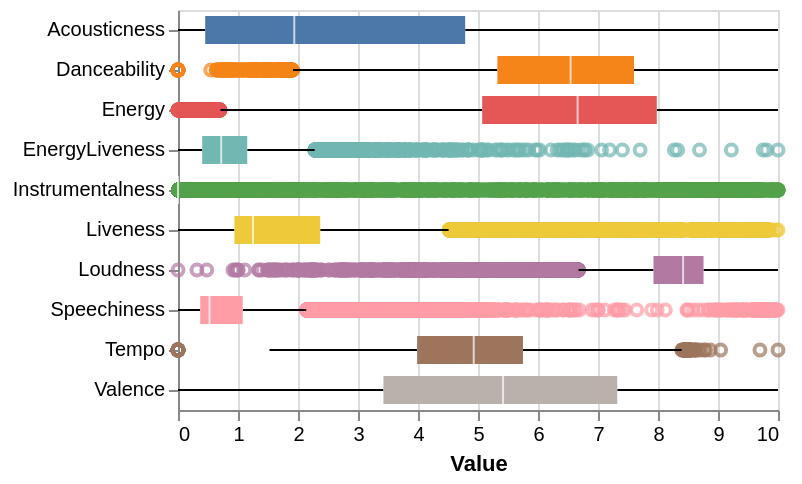

Notebook code for this chart:
### Code cell
filtered_df_melt = pd.melt(df[musical_features], var_name='Feature', value_name='Value')

alt.Chart(filtered_df_melt).mark_boxplot().encode(
    alt.X("Value:Q"), 
    alt.Y("Feature:N").title(None), 
    alt.Color("Feature:N").legend(None)
)

### Figure 1 — Vega specification as saved in the notebook (floating-point values rounded to 4 significant figures; data arrays with more than 128 entries replaced by an {"elided": "..."} marker saying what was removed)
{"$schema": "https://vega.github.io/schema/vega/v6.json", "data": [{"name": "source_0"}, {"name": "data_0"}, {"name": "data_1", "values": {"elided": "11288 records"}}, {"name": "data_2"}, {"name": "data_3", "values": [{"Feature": "Danceability", "lower_box_Value": 5.323, "lower_whisker_Value": 1.918, "upper_whisker_Value": 10.0}, {"Feature": "Energy", "lower_box_Value": 5.07, "lower_whisker_Value": 0.708, "upper_whisker_Value": 10.0}, {"Feature": "Loudness", "lower_box_Value": 7.925, "lower_whisker_Value": 6.675, "upper_whisker_Value": 10.0}, {"Feature": "Speechiness", "lower_box_Value": 0.3703, "lower_whisker_Value": 0.0, "upper_whisker_Value": 2.137}, {"Feature": "EnergyLiveness", "lower_box_Value": 0.4037, "lower_whisker_Value": 0.0, "upper_whisker_Value": 2.278}, {"Feature": "Acousticness", "lower_box_Value": 0.4538, "lower_whisker_Value": 0.0, "upper_whisker_Value": 10.0}, {"Feature": "Instrumentalness", "lower_box_Value": 0.0, "lower_whisker_Value": 0.0, "upper_whisker_Value": 0.0118}, {"Feature": "Liveness", "lower_box_Value": 0.941, "lower_whisker_Value": 0.0, "upper_whisker_Value": 4.51}, {"Feature": "Valence", "lower_box_Value": 3.424, "lower_whisker_Value": 0.0, "upper_whisker_Value": 10.0}, {"Feature": "Tempo", "lower_box_Value": 3.985, "lower_whisker_Value": 1.525, "upper_whisker_Value": 8.393}]}, {"name": "data_4", "values": [{"Feature": "Danceability", "lower_whisker_Value": 1.918, "upper_box_Value": 7.6, "upper_whisker_Value": 10.0}, {"Feature": "Energy", "lower_whisker_Value": 0.708, "upper_box_Value": 7.98, "upper_whisker_Value": 10.0}, {"Feature": "Loudness", "lower_whisker_Value": 6.675, "upper_box_Value": 8.759, "upper_whisker_Value": 10.0}, {"Feature": "Speechiness", "lower_whisker_Value": 0.0, "upper_box_Value": 1.079, "upper_whisker_Value": 2.137}, {"Feature": "EnergyLiveness", "lower_whisker_Value": 0.0, "upper_box_Value": 1.154, "upper_whisker_Value": 2.278}, {"Feature": "Acousticness", "lower_whisker_Value": 0.0, "upper_box_Value": 4.787, "upper_whisker_Value": 10.0}, {"Feature": "Instrumentalness", "lower_whisker_Value": 0.0, "upper_box_Value": 0.004737, "upper_whisker_Value": 0.0118}, {"Feature": "Liveness", "lower_whisker_Value": 0.0, "upper_box_Value": 2.37, "upper_whisker_Value": 4.51}, {"Feature": "Valence", "lower_whisker_Value": 0.0, "upper_box_Value": 7.321, "upper_whisker_Value": 10.0}, {"Feature": "Tempo", "lower_whisker_Value": 1.525, "upper_box_Value": 5.749, "upper_whisker_Value": 8.393}]}, {"name": "data_5"}, {"name": "data_6", "values": [{"Feature": "Danceability", "lower_box_Value": 5.323, "max_Value": 10.0, "mid_box_Value": 6.544, "min_Value": 0.0, "upper_box_Value": 7.6}, {"Feature": "Energy", "lower_box_Value": 5.07, "max_Value": 10.0, "mid_box_Value": 6.66, "min_Value": 0.0, "upper_box_Value": 7.98}, {"Feature": "Loudness", "lower_box_Value": 7.925, "max_Value": 10.0, "mid_box_Value": 8.418, "min_Value": 0.0, "upper_box_Value": 8.759}, {"Feature": "Speechiness", "lower_box_Value": 0.3703, "max_Value": 10.0, "mid_box_Value": 0.5254, "min_Value": 0.0, "upper_box_Value": 1.079}, {"Feature": "EnergyLiveness", "lower_box_Value": 0.4037, "max_Value": 10.0, "mid_box_Value": 0.7201, "min_Value": 0.0, "upper_box_Value": 1.154}, {"Feature": "Acousticness", "lower_box_Value": 0.4538, "max_Value": 10.0, "mid_box_Value": 1.938, "min_Value": 0.0, "upper_box_Value": 4.787}, {"Feature": "Instrumentalness", "lower_box_Value": 0.0, "max_Value": 10.0, "mid_box_Value": 2.42e-05, "min_Value": 0.0, "upper_box_Value": 0.004737}, {"Feature": "Liveness", "lower_box_Value": 0.941, "max_Value": 10.0, "mid_box_Value": 1.25, "min_Value": 0.0, "upper_box_Value": 2.37}, {"Feature": "Valence", "lower_box_Value": 3.424, "max_Value": 10.0, "mid_box_Value": 5.418, "min_Value": 0.0, "upper_box_Value": 7.321}, {"Feature": "Tempo", "lower_box_Value": 3.985, "max_Value": 10.0, "mid_box_Value": 4.929, "min_Value": 0.0, "upper_box_Value": 5.749}]}, {"name": "data_7", "values": [{"Feature": "Danceability", "lower_box_Value": 5.323, "max_Value": 10.0, "mid_box_Value": 6.544, "min_Value": 0.0, "upper_box_Value": 7.6}, {"Feature": "Energy", "lower_box_Value": 5.07, "max_Value": 10.0, "mid_box_Value": 6.66, "min_Value": 0.0, "upper_box_Value": 7.98}, {"Feature": "Loudness", "lower_box_Value": 7.925, "max_Value": 10.0, "mid_box_Value": 8.418, "min_Value": 0.0, "upper_box_Value": 8.759}, {"Feature": "Speechiness", "lower_box_Value": 0.3703, "max_Value": 10.0, "mid_box_Value": 0.5254, "min_Value": 0.0, "upper_box_Value": 1.079}, {"Feature": "EnergyLiveness", "lower_box_Value": 0.4037, "max_Value": 10.0, "mid_box_Value": 0.7201, "min_Value": 0.0, "upper_box_Value": 1.154}, {"Feature": "Acousticness", "lower_box_Value": 0.4538, "max_Value": 10.0, "mid_box_Value": 1.938, "min_Value": 0.0, "upper_box_Value": 4.787}, {"Feature": "Instrumentalness", "lower_box_Value": 0.0, "max_Value": 10.0, "mid_box_Value": 2.42e-05, "min_Value": 0.0, "upper_box_Value": 0.004737}, {"Feature": "Liveness", "lower_box_Value": 0.941, "max_Value": 10.0, "mid_box_Value": 1.25, "min_Value": 0.0, "upper_box_Value": 2.37}, {"Feature": "Valence", "lower_box_Value": 3.424, "max_Value": 10.0, "mid_box_Value": 5.418, "min_Value": 0.0, "upper_box_Value": 7.321}, {"Feature": "Tempo", "lower_box_Value": 3.985, "max_Value": 10.0, "mid_box_Value": 4.929, "min_Value": 0.0, "upper_box_Value": 5.749}]}, {"name": "data_1_y_domain_Feature_0", "values": [{"Feature": "Danceability"}, {"Feature": "Energy"}, {"Feature": "Loudness"}, {"Feature": "Speechiness"}, {"Feature": "EnergyLiveness"}, {"Feature": "Instrumentalness"}, {"Feature": "Liveness"}, {"Feature": "Tempo"}]}, {"name": "data_3_y_domain_Feature_1", "values": [{"Feature": "Danceability"}, {"Feature": "Energy"}, {"Feature": "Loudness"}, {"Feature": "Speechiness"}, {"Feature": "EnergyLiveness"}, {"Feature": "Acousticness"}, {"Feature": "Instrumentalness"}, {"Feature": "Liveness"}, {"Feature": "Valence"}, {"Feature": "Tempo"}]}, {"name": "data_4_y_domain_Feature_2", "values": [{"Feature": "Danceability"}, {"Feature": "Energy"}, {"Feature": "Loudness"}, {"Feature": "Speechiness"}, {"Feature": "EnergyLiveness"}, {"Feature": "Acousticness"}, {"Feature": "Instrumentalness"}, {"Feature": "Liveness"}, {"Feature": "Valence"}, {"Feature": "Tempo"}]}, {"name": "data_6_y_domain_Feature_3", "values": [{"Feature": "Danceability"}, {"Feature": "Energy"}, {"Feature": "Loudness"}, {"Feature": "Speechiness"}, {"Feature": "EnergyLiveness"}, {"Feature": "Acousticness"}, {"Feature": "Instrumentalness"}, {"Feature": "Liveness"}, {"Feature": "Valence"}, {"Feature": "Tempo"}]}, {"name": "data_7_y_domain_Feature_4", "values": [{"Feature": "Danceability"}, {"Feature": "Energy"}, {"Feature": "Loudness"}, {"Feature": "Speechiness"}, {"Feature": "EnergyLiveness"}, {"Feature": "Acousticness"}, {"Feature": "Instrumentalness"}, {"Feature": "Liveness"}, {"Feature": "Valence"}, {"Feature": "Tempo"}]}, {"name": "data_1_color_domain_Feature_0", "values": [{"Feature": "Danceability"}, {"Feature": "Energy"}, {"Feature": "Loudness"}, {"Feature": "Speechiness"}, {"Feature": "EnergyLiveness"}, {"Feature": "Instrumentalness"}, {"Feature": "Liveness"}, {"Feature": "Tempo"}]}, {"name": "data_6_color_domain_Feature_1", "values": [{"Feature": "Danceability"}, {"Feature": "Energy"}, {"Feature": "Loudness"}, {"Feature": "Speechiness"}, {"Feature": "EnergyLiveness"}, {"Feature": "Acousticness"}, {"Feature": "Instrumentalness"}, {"Feature": "Liveness"}, {"Feature": "Valence"}, {"Feature": "Tempo"}]}, {"name": "data_7_color_domain_Feature_2", "values": [{"Feature": "Danceability"}, {"Feature": "Energy"}, {"Feature": "Loudness"}, {"Feature": "Speechiness"}, {"Feature": "EnergyLiveness"}, {"Feature": "Acousticness"}, {"Feature": "Instrumentalness"}, {"Feature": "Liveness"}, {"Feature": "Valence"}, {"Feature": "Tempo"}]}], "signals": [{"name": "y_step", "value": 20}, {"name": "height", "update": "bandspace(domain('y').length, 0, 0) * y_step"}], "marks": [{"type": "symbol", "name": "layer_0_layer_0_marks", "from": {"data": "data_1"}, "encode": {"update": {"x": {"field": "Value", "scale": "x"}, "y": {"field": "Feature", "scale": "y", "band": 0.5}, "stroke": {"field": "Feature", "scale": "color"}, "opacity": {"value": 0.7}, "fill": {"value": "transparent"}}}, "style": ["point", "boxplot-outliers"]}, {"type": "rule", "name": "layer_0_layer_1_layer_0_marks", "from": {"data": "data_3"}, "encode": {"update": {"x2": {"field": "lower_box_Value", "scale": "x"}, "tooltip": {"signal": "{\"Upper Whisker of Value\": format(datum[\"upper_whisker_Value\"], \"\"), \"Lower Whisker of Value\": format(datum[\"lower_whisker_Value\"], \"\"), \"Feature\": isValid(datum[\"Feature\"]) ? datum[\"Feature\"] : \"\"+datum[\"Feature\"]}"}, "x": {"field": "lower_whisker_Value", "scale": "x"}, "y": {"field": "Feature", "scale": "y", "band": 0.5}, "stroke": {"value": "black"}}}, "aria": false, "style": ["rule", "boxplot-rule"]}, {"type": "rule", "name": "layer_0_layer_1_layer_1_marks", "from": {"data": "data_4"}, "encode": {"update": {"stroke": {"value": "black"}, "tooltip": {"signal": "{\"Upper Whisker of Value\": format(datum[\"upper_whisker_Value\"], \"\"), \"Lower Whisker of Value\": format(datum[\"lower_whisker_Value\"], \"\"), \"Feature\": isValid(datum[\"Feature\"]) ? datum[\"Feature\"] : \"\"+datum[\"Feature\"]}"}, "x2": {"field": "upper_whisker_Value", "scale": "x"}, "y": {"field": "Feature", "scale": "y", "band": 0.5}, "x": {"field": "upper_box_Value", "scale": "x"}}}, "aria": false, "style": ["rule", "boxplot-rule"]}, {"type": "rect", "name": "layer_1_layer_0_marks", "from": {"data": "data_6"}, "encode": {"update": {"yc": {"field": "Feature", "scale": "y", "band": 0.5}, "height": {"value": 14}, "x": {"field": "lower_box_Value", "scale": "x"}, "fill": {"field": "Feature", "scale": "color"}, "tooltip": {"signal": "{\"Max of Value\": format(datum[\"max_Value\"], \"\"), \"Q3 of Value\": format(datum[\"upper_box_Value\"], \"\"), \"Median of Value\": format(datum[\"mid_box_Value\"], \"\"), \"Q1 of Value\": format(datum[\"lower_box_Value\"], \"\"), \"Min of Value\": format(datum[\"min_Value\"], \"\"), \"Feature\": isValid(datum[\"Feature\"]) ? datum[\"Feature\"] : \"\"+datum[\"Feature\"]}"}, "x2": {"field": "upper_box_Value", "scale": "x"}}}, "style": ["bar", "boxplot-box"]}, {"type": "rect", "name": "layer_1_layer_1_marks", "from": {"data": "data_7"}, "encode": {"update": {"fill": [{"field": "Feature", "scale": "color", "test": "datum['lower_box_Value'] >= datum['upper_box_Value']"}, {"value": "white"}], "opacity": {"value": 0.7}, "yc": {"field": "Feature", "scale": "y", "band": 0.5}, "height": {"value": 14}, "tooltip": {"signal": "{\"Max of Value\": format(datum[\"max_Value\"], \"\"), \"Q3 of Value\": format(datum[\"upper_box_Value\"], \"\"), \"Median of Value\": format(datum[\"mid_box_Value\"], \"\"), \"Q1 of Value\": format(datum[\"lower_box_Value\"], \"\"), \"Min of Value\": format(datum[\"min_Value\"], \"\"), \"Feature\": isValid(datum[\"Feature\"]) ? datum[\"Feature\"] : \"\"+datum[\"Feature\"]}"}, "xc": {"field": "mid_box_Value", "scale": "x"}, "width": {"value": 1}}}, "style": ["tick", "boxplot-median"], "aria": false}], "scales": [{"name": "x", "type": "linear", "domain": {"fields": [{"data": "data_1", "field": "Value"}, {"data": "data_3", "field": "lower_whisker_Value"}, {"data": "data_3", "field": "lower_box_Value"}, {"data": "data_4", "field": "upper_box_Value"}, {"data": "data_4", "field": "upper_whisker_Value"}, {"data": "data_6", "field": "lower_box_Value"}, {"data": "data_6", "field": "upper_box_Value"}, {"data": "data_7", "field": "mid_box_Value"}]}, "range": [0, {"signal": "width"}], "nice": true, "zero": true}, {"name": "y", "type": "band", "domain": {"fields": [{"data": "data_1_y_domain_Feature_0", "field": "Feature"}, {"data": "data_3_y_domain_Feature_1", "field": "Feature"}, {"data": "data_4_y_domain_Feature_2", "field": "Feature"}, {"data": "data_6_y_domain_Feature_3", "field": "Feature"}, {"data": "data_7_y_domain_Feature_4", "field": "Feature"}], "sort": true}, "range": {"step": {"signal": "y_step"}}, "paddingInner": 0, "paddingOuter": 0}, {"name": "color", "type": "ordinal", "domain": {"fields": [{"data": "data_1_color_domain_Feature_0", "field": "Feature"}, {"data": "data_6_color_domain_Feature_1", "field": "Feature"}, {"data": "data_7_color_domain_Feature_2", "field": "Feature"}], "sort": true}, "range": "category"}], "axes": [{"scale": "x", "gridScale": "y", "tickCount": {"signal": "ceil(width/40)"}, "grid": true, "orient": "bottom", "maxExtent": 0, "minExtent": 0, "ticks": false, "zindex": 0, "domain": false, "labels": false, "aria": false}, {"scale": "x", "labelFlush": true, "orient": "bottom", "grid": false, "title": "Value", "labelOverlap": true, "tickCount": {"signal": "ceil(width/40)"}, "zindex": 0}, {"scale": "y", "orient": "left", "zindex": 0, "grid": false}], "background": "white", "padding": 5, "width": 300, "style": "cell"}
